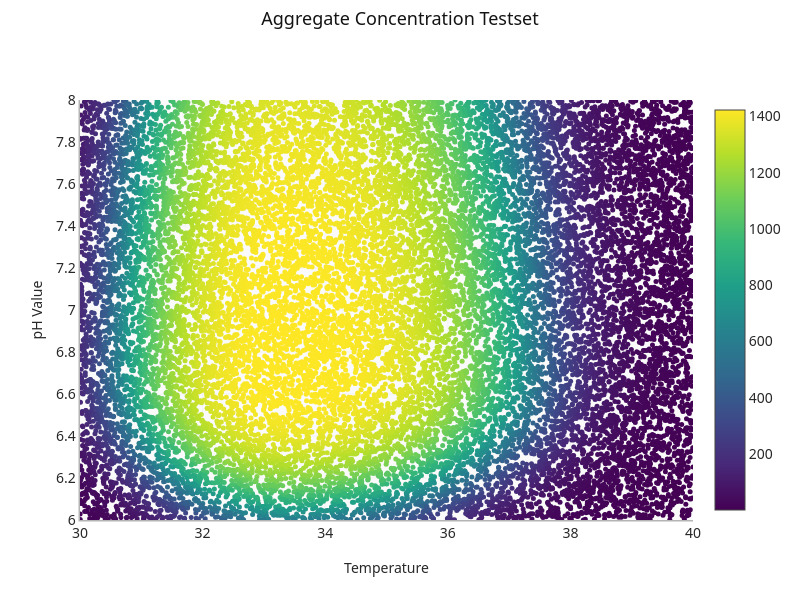

Here is the notebook cell this chart was saved with:
### Code cell
fig = go.Figure()
fig.add_trace(
    go.Scatter(
        x=df[x_name],
        y=df[y_name],
        mode="markers",
        marker=dict(
            size=5,
            color=df[constraint_name],
            colorscale="Viridis",
            showscale=True,
        ),
    )
)
fig.update_layout(
    title=f"{constraint_display_name} Testset",
    xaxis_title=x_display_name,
    yaxis_title=y_display_name,
    width=800,
    height=600,
)
fig.update_xaxes(range=[x_min, x_max])
fig.update_yaxes(range=[y_min, y_max])
fig.show()

### Figure 1 — Plotly figure (JSON) as saved in the notebook; plotly's stock layout.template omitted (floating-point values rounded to 4 significant figures; data arrays with more than 128 entries replaced by an {"elided": "..."} marker saying what was removed)
{"data": [{"marker": {"color": {"elided": "20000 float values"}, "colorscale": [[0, "#440154"], [0.1111, "#482878"], [0.2222, "#3e4989"], [0.3333, "#31688e"], [0.4444, "#26828e"], [0.5556, "#1f9e89"], [0.6667, "#35b779"], [0.7778, "#6ece58"], [0.8889, "#b5de2b"], [1, "#fde725"]], "showscale": true, "size": 5}, "mode": "markers", "type": "scatter", "x": {"elided": "20000 float values"}, "y": {"elided": "20000 float values"}}], "layout": {"height": 600, "title": {"text": "Aggregate Concentration Testset"}, "width": 800, "xaxis": {"range": [30.0, 40.0], "title": {"text": "Temperature"}}, "yaxis": {"range": [6.0, 8.0], "title": {"text": "pH Value"}}}}
